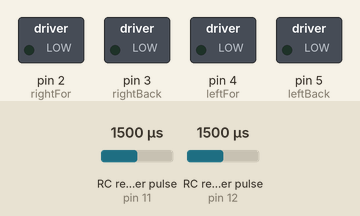
Bench run of a sketch on a simulated Arduino Uno, built with avr-gcc and run on an emulated ATmega328P. Shown: switched loads named in the sketch (green lamp = pin HIGH). Wiring (inferred from the names in the program): 2 × RC receiver channel: data pin 11 / data pin 12. Inputs (shaded band) come from the test bench; at power-on: RC receiver pulse (sensors on pin 12, pin 11) 1500 µs.

Above: at 1.2 s.
1.3 s: RC receiver pulse (sensor on pin 12) set to 1516 µs
2.8 s: RC receiver pulse (sensor on pin 12) set to 1543 µs
At 3.5 s:
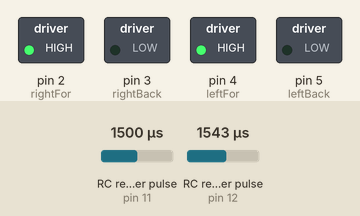
4.3 s: RC receiver pulse (sensor on pin 11) set to 1020 µs
At 4.6 s:
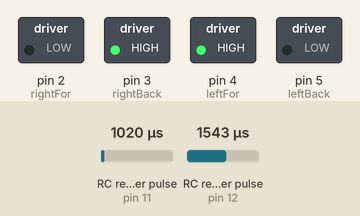
5.8 s: RC receiver pulse (sensor on pin 11) set to 1750 µs
At 6.9 s:
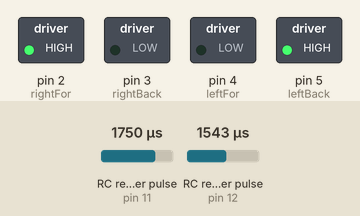
7.3 s: RC receiver pulse (sensor on pin 11) set to 1542 µs
8.8 s: RC receiver pulse (sensor on pin 11) set to 1521 µs
At 9.2 s:
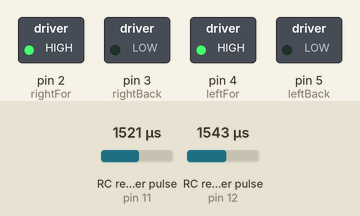
Timing chart, 0 to 11.3 s (numbered marks = the images above; inputs shaded):
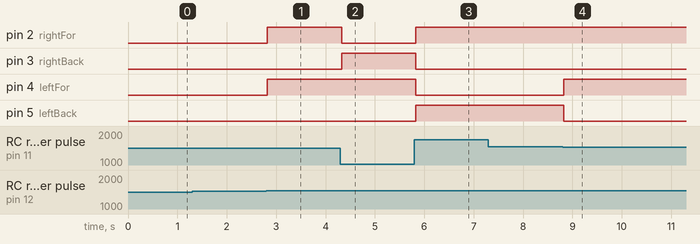

The sketch:

AFHDS_L298n_ttmotors.ino
```cpp
#define ch1Pin 11
#define ch2Pin 12

int ch1;
int ch2;

int rightFor = 2;
int rightBack = 3;
int leftFor = 4;
int leftBack = 5;


void setup() {

  pinMode(11, INPUT);
  pinMode(12, INPUT);

  pinMode(rightFor, OUTPUT);
  pinMode(rightBack, OUTPUT);
  pinMode(leftFor, OUTPUT);
  pinMode(leftBack, OUTPUT);


}


void loop() {
 ch1 = pulseIn(11, HIGH);
 ch2 = pulseIn(12, HIGH);

 if((ch1==0)&&(ch2==0))
{
 digitalWrite(rightFor,LOW); digitalWrite(rightBack,LOW);
 digitalWrite(leftFor,LOW);digitalWrite(leftBack,LOW);
}

else if((ch1>1530)&&(ch2>1530)) //ch1 = left and ch2 = up (forward left)
{
digitalWrite(leftFor,LOW); digitalWrite(leftBack,HIGH);
 digitalWrite(rightFor, HIGH);digitalWrite(rightBack,LOW);
}

else if((ch1>1530)&&(ch2<1460)) //ch1 = left and ch2 = down (backward left)
{
   digitalWrite(rightBack,HIGH); digitalWrite(rightFor,LOW);
 digitalWrite(leftFor,HIGH);digitalWrite(leftBack,LOW);

}

else if((ch1<1460)&&(ch2>1530)) //ch1 = right and ch2 = up (forward right)
{
  digitalWrite(rightFor,LOW); digitalWrite(rightBack,HIGH);
 digitalWrite(leftBack,LOW);digitalWrite(leftFor,HIGH);
}

else if((ch1<1460)&&(ch2<1460)) //ch1 = right and ch2 = down (backward right)
{
  digitalWrite(rightBack,LOW); digitalWrite(rightFor,HIGH);
 digitalWrite(leftBack,HIGH);digitalWrite(leftFor,LOW);


}
else if(ch1 > 1460 && ch1 < 1560 && ch2 > 1530){
  digitalWrite(rightFor, HIGH); digitalWrite(rightBack, LOW);
  digitalWrite(leftFor, HIGH); digitalWrite(leftBack, LOW);
}

else
{
 digitalWrite(rightBack,LOW); digitalWrite(rightFor,LOW);
 digitalWrite(leftBack,LOW);digitalWrite(leftFor,LOW);
}


}
```

Measured:
- the behaviour switches between 1529 and 1530 µs on RC receiver pulse (sensor on pin 12) (found by bisection; images 0 and 1)
- the behaviour switches between 1530 and 1529 µs on RC receiver pulse (sensor on pin 11) (found by bisection; images 3 and 4)
- after the input at 1.3 s, every drawn part: stays the same
- after the input at 2.8 s, pin 2 (rightFor), pin 4 (leftFor): LOW → HIGH at once
- after the input at 4.3 s, pin 2 (rightFor): HIGH → LOW at once; pin 3 (rightBack): LOW → HIGH at once
- after the input at 5.8 s, pin 2 (rightFor), pin 5 (leftBack): LOW → HIGH at once; pin 3 (rightBack), pin 4 (leftFor): HIGH → LOW at once
- after the input at 7.3 s, every drawn part: stays the same
- after the input at 8.8 s, pin 4 (leftFor): LOW → HIGH at once; pin 5 (leftBack): HIGH → LOW at once
